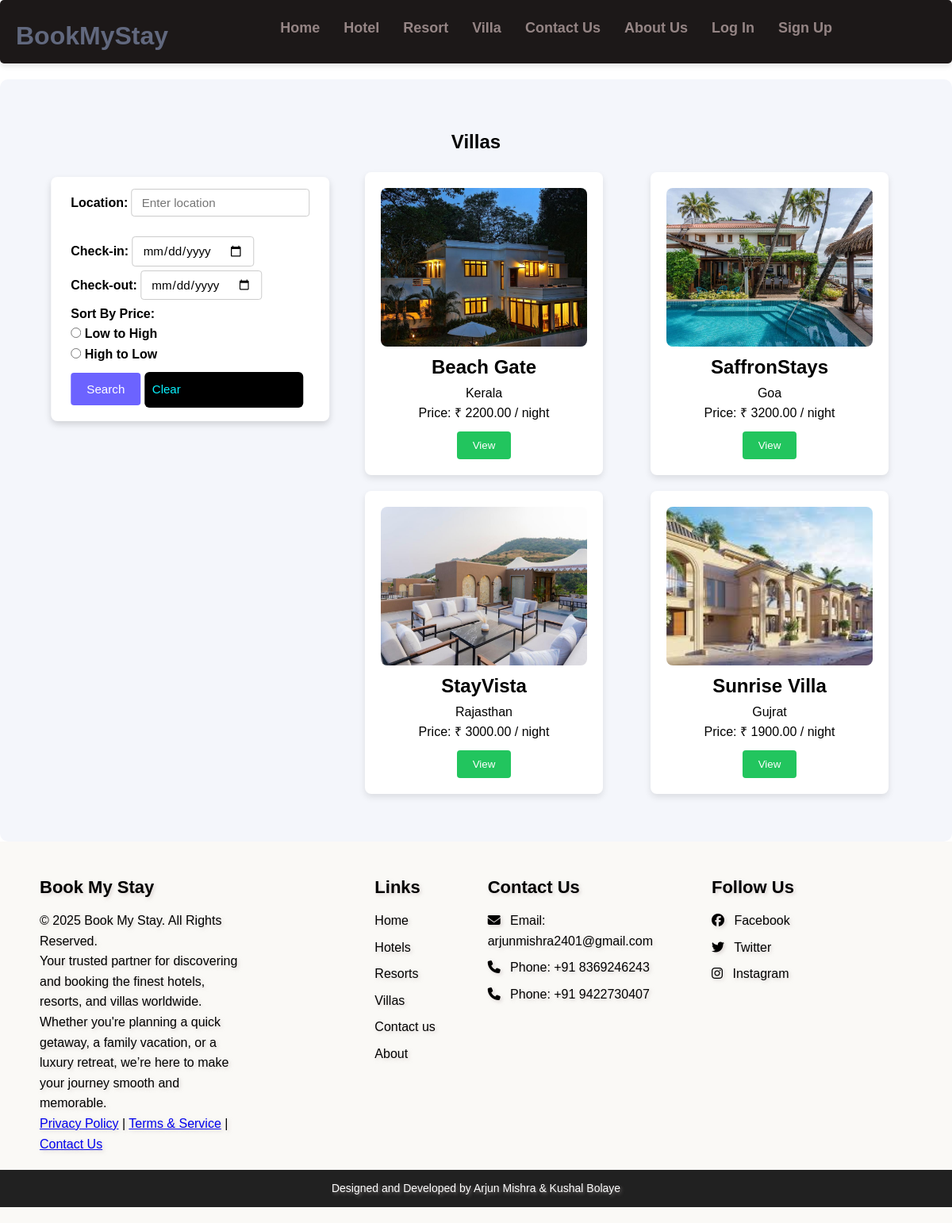
The app's page /villas.php with its own data.
### tables this page shows
CREATE TABLE `villas1` (
  `id` int(11) NOT NULL,
  `name` varchar(255) NOT NULL,
  `location` varchar(255) NOT NULL,
  `price` decimal(10,2) NOT NULL,
  `description` text DEFAULT NULL,
  `features` text NOT NULL,
  `facilities` text NOT NULL,
  `guest_capacity` varchar(50) NOT NULL,
  `area` varchar(50) NOT NULL,
  `image_url` varchar(255) DEFAULT NULL,
  `iframe` varchar(2000) NOT NULL,
  `last_updated` timestamp NOT NULL DEFAULT current_timestamp() ON UPDATE current_timestamp()
);

### villas.php (the view, shortened to what this page needs)
<?php
require 'includes/database.php';
$filter_location   = $_GET['location'] ?? '';
$filter_sort_price = $_GET['sort_price'] ?? '';
$filter_checkin    = $_GET['checkin'] ?? '';
$filter_checkout   = $_GET['checkout'] ?? '';
$query = "SELECT h.id, h.name, h.location, h.image_url, h.price
          FROM villas1 h
          WHERE 1=1";
$stmt = $conn->prepare($query);
if (!$stmt->execute()) {
    die("Execution Error: " . $stmt->error);
}
$result = $stmt->get_result();
$city = isset($_GET['location']) ? urldecode($_GET['location']) : 'this city';
?>
<!DOCTYPE html>
<html lang="en">
<head>
  <link rel="stylesheet" href="styles.css">
</head>
<body>
<?php include './includes/header.php'; ?>
<section class="section-hotels">
  <h1>Villas</h1>
  <div class="main">
    <div class="search-bar-container1">
      <form action="villas.php" method="GET">
        <div class="loca">
          <label for="location">Location:</label>
          <input type="text"
                 id="location"
                 name="location"
                 placeholder="Enter location"
                 value="<?= htmlspecialchars($filter_location) ?>">
        </div>
        <div>
          <label for="checkin">Check-in:</label>
          <input type="date"
                 id="check_in_date"
                 name="checkin"
                 value="<?= htmlspecialchars($filter_checkin) ?>"
                 min="<?= date('Y-m-d'); ?>">
          <br>
          <label for="checkout">Check-out:</label>
          <input type="date"
                 id="check_out_date"
                 name="checkout"
                 value="<?= htmlspecialchars($filter_checkout) ?>"
                 min="<?= date('Y-m-d'); ?>">
        </div>
        <div>
          <label>Sort By Price:</label>
          <div>
            <input type="radio"
                   id="low_to_high"
                   name="sort_price"
                   value="low_to_high"
                   <?= $filter_sort_price === "low_to_high" ? 'checked' : '' ?>>
            <label for="low_to_high">Low to High</label>
          </div>
          <div>
            <input type="radio"
                   id="high_to_low"
                   name="sort_price"
                   value="high_to_low"
                   <?= $filter_sort_price === "high_to_low" ? 'checked' : '' ?>>
            <label for="high_to_low">High to Low</label>
          </div>
        </div>
        <button type="submit" class="btn">Search</button>
        <a href="villas.php" class="clear-btn">Clear</a>
      </form>
    </div>
    <div class="hotel-list">
      <?php
      if ($result->num_rows > 0) {
          while ($villa = $result->fetch_assoc()) {
              echo "
              <div class='hotel-item'>
                <img src='" . htmlspecialchars($villa['image_url']) . "' alt='" . htmlspecialchars($villa['name']) . "'>
                <h2>" . htmlspecialchars($villa['name']) . "</h2>
                <p>" . htmlspecialchars($villa['location']) . "</p>
                <p>Price: ₹ " . htmlspecialchars($villa['price']) . " / night</p>
                <a href='villadetail.php?id=" . urlencode($villa['id']) . "'>
                  <button>View</button>
                </a>
              </div>";
          }
      } else {
          echo "<p>No villas available in " . htmlspecialchars($city) . "</p>";
      }
      ?>
    </div>
  </div>
</section>
<?php include './includes/footer.php'; ?>
</body>
</html>

### styles.css (style rules this page uses)
body { font-family: Arial, sans-serif; margin: 0; padding: 0; box-sizing: border-box; margin-top: 100px; }
.main { display: flex; flex-wrap: wrap; justify-content: left; }
h1 { text-align: center; margin: 20px 0; }
.hotel-list, .resort-list, .villa-list { display: flex; flex-wrap: wrap; margin-left: 380px; gap: 20px; justify-content: space-around; padding: 20px; margin-top: -354px; height: 100%; width: 90%; }
.hotel-item, .resort-item, .villa-item { background-color: white; padding: 20px; border-radius: 8px; box-shadow: 0 4px 8px rgba(0, 0, 0, 0.1); width: 300px; text-align: center; }
.hotel-item img, .resort-item img, .villa-item img { width: 100%; border-radius: 8px; height: 200px; object-fit: cover; }
button { padding: 10px 20px; background-color:#22c55e; color: white; border: none; border-radius: 4px; cursor: pointer; margin-top: 10px; }
.search-bar-container1 { position: relative; margin-top: 5px; margin-left: 200px; transform: translateX(-50%); background-color: white; padding: 15px 25px; border-radius: 8px; margin-bottom: 20px; box-shadow: 0 4px 8px rgba(0, 0, 0, 0.15); display: flex; align-items: center; gap: 20px; height: 250x; }
.search-bar-container1 select, .search-bar-container1 input, .search-bar-container1 button { padding: 8px 12px; border: 1px solid white; border-radius: 4px; font-size: 0.95rem; background-color: white; font-family: Arial, sans-serif; margin-bottom: 5px; }
.loca { margin-bottom: 20px; }
.search-bar-container1 label { font-size: 1rem; font-weight: 600; margin-bottom: 15px; }
.search-bar-container1 input { padding: 8px 12px; border: 1px solid #ccc; border-radius: 4px; font-size: 0.95rem; }
.search-bar-container1 .btn { background-color: #6C63FF; color: white; border: none; padding: 12px 20px; font-size: 0.95rem; cursor: pointer; border-radius: 4px; transition: background-color 0.3s ease; }
.clear-btn { display: inline-block; padding: 12px 20px; height: 45px; font-size: 14px; color: #fff; background-color: #d9534f; text-decoration: none; border-radius: 5px; transition: background-color 0.3s ease; }

### assets/css/styles.css (style rules this page uses)
* { margin: 0; padding: 0; box-sizing: border-box; }
body { font-family: Arial, sans-serif; line-height: 1.6; }
.section-hotels { background-color: #f4f6fb; padding: 40px; border-radius: 10px; }
.clear-btn { width: 200px; padding: 10px; background-color: #000000; color: rgb(8, 243, 255); border: none; border-radius: 6px; font-size: 15px; cursor: pointer; }

### records on screen
villas1: image_url (picture), name "Beach Gate", location "Kerala", price "2200.00"
villas1: image_url (picture), name "SaffronStays", location "Goa", price "3200.00"
villas1: image_url (picture), name "StayVista", location "Rajasthan", price "3000.00"
villas1: shows a picture, name "Sunrise Villa", location "Gujrat", price "1900.00"
